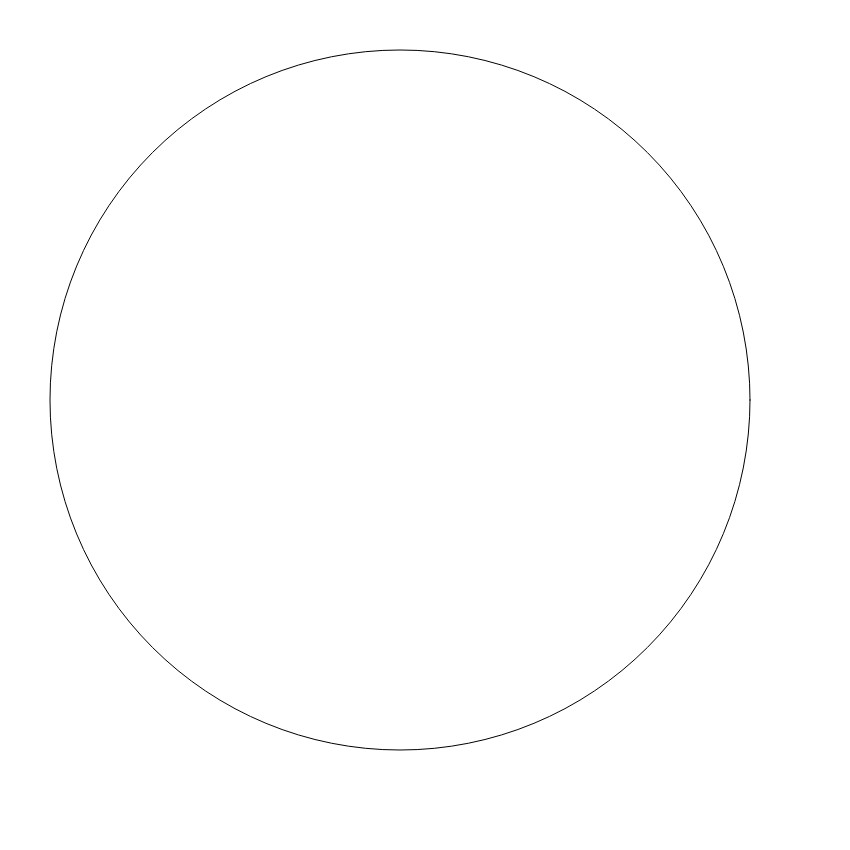
Frame 1 (no input)
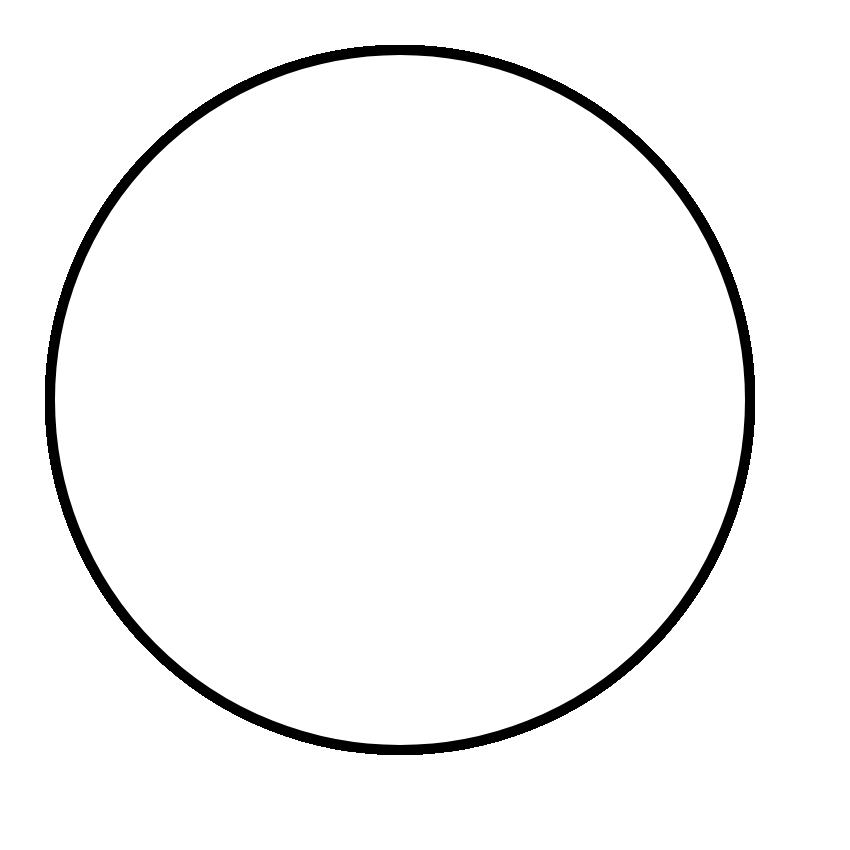
Frame 60 (no input)
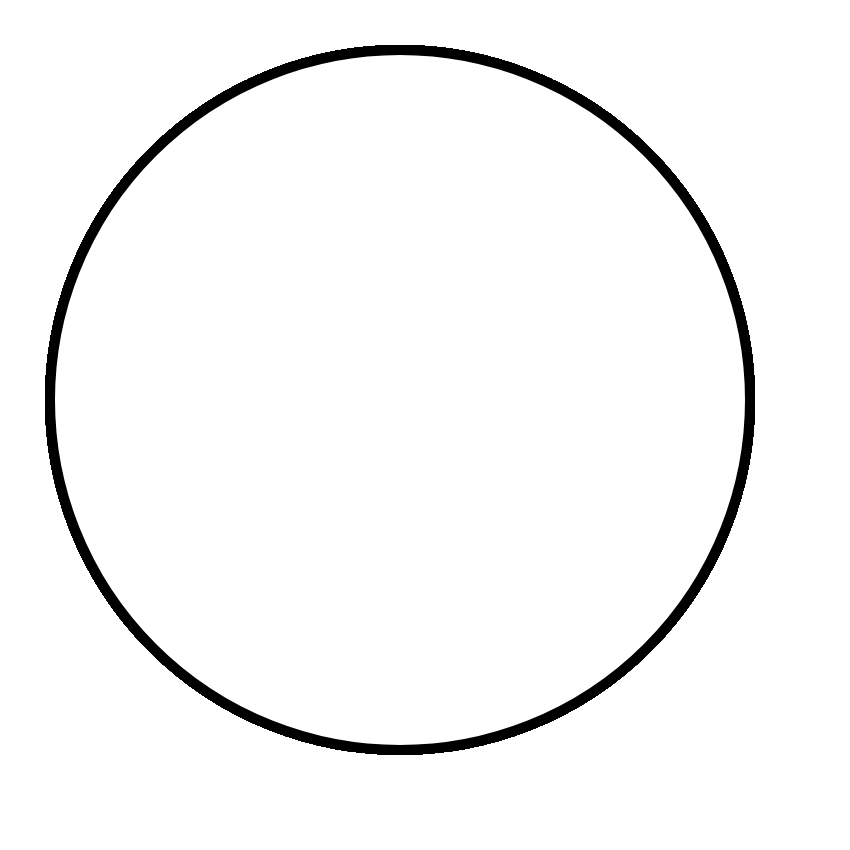
Frame 120 (the mouse pressed at the canvas centre since frame 60)

The p5.js sketch that drew these frames (run headless with seeded random() and noise() and a simulated clock; from frame 60 on, the mouse is pressed at the canvas centre):

// p5.js sketch
// ── sketch.js
function setup()
{
	//create your canvas here
	createCanvas(850,850)
}

function draw()
{
	//do your drawing here
	ellipse(400,400,700);
	strokeWeight(10)
	
}
